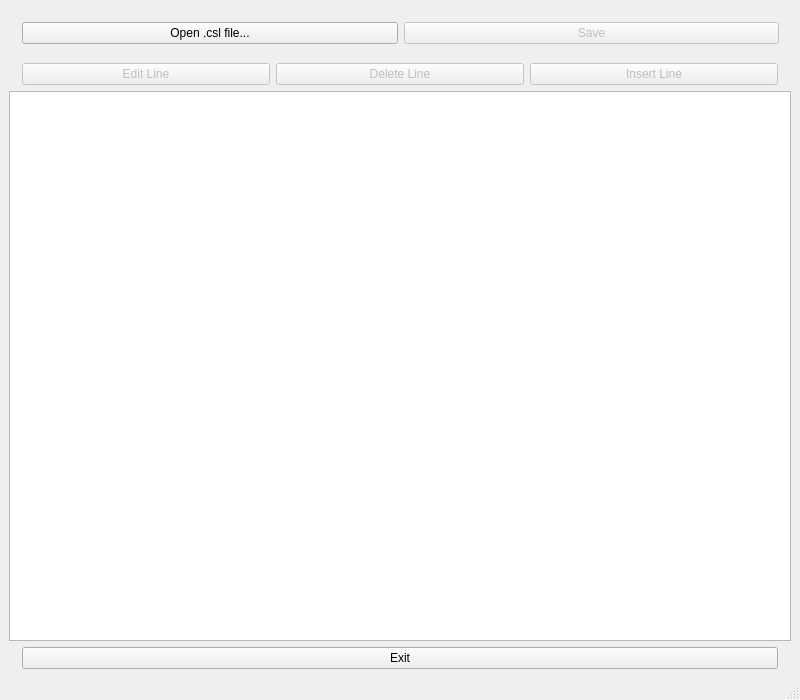
<?xml version="1.0" encoding="UTF-8"?>
<ui version="4.0">
 <class>MainWindow</class>
 <widget class="QMainWindow" name="MainWindow">
  <property name="geometry">
   <rect>
    <x>0</x>
    <y>0</y>
    <width>800</width>
    <height>700</height>
   </rect>
  </property>
  <property name="windowTitle">
   <string>Archive Editor 3.0</string>
  </property>
  <widget class="QWidget" name="centralwidget">
   <layout class="QVBoxLayout" name="verticalLayout">
    <item>
     <layout class="QHBoxLayout" name="horizontalLayout_2">
      <property name="leftMargin">
       <number>13</number>
      </property>
      <property name="topMargin">
       <number>13</number>
      </property>
      <property name="rightMargin">
       <number>12</number>
      </property>
      <property name="bottomMargin">
       <number>13</number>
      </property>
      <item>
       <widget class="QPushButton" name="pushButtonOpen">
        <property name="text">
         <string>Open .csl file...</string>
        </property>
        <property name="autoDefault">
         <bool>true</bool>
        </property>
        <property name="default">
         <bool>false</bool>
        </property>
       </widget>
      </item>
      <item>
       <widget class="QPushButton" name="pushButtonSave">
        <property name="enabled">
         <bool>false</bool>
        </property>
        <property name="text">
         <string>Save</string>
        </property>
       </widget>
      </item>
     </layout>
    </item>
    <item>
     <layout class="QHBoxLayout" name="horizontalLayout_3">
      <property name="leftMargin">
       <number>13</number>
      </property>
      <property name="rightMargin">
       <number>13</number>
      </property>
      <item>
       <widget class="QPushButton" name="pushButtonEdit">
        <property name="enabled">
         <bool>false</bool>
        </property>
        <property name="text">
         <string>Edit Line</string>
        </property>
        <property name="autoDefault">
         <bool>true</bool>
        </property>
       </widget>
      </item>
      <item>
       <widget class="QPushButton" name="pushButtonDelete">
        <property name="enabled">
         <bool>false</bool>
        </property>
        <property name="text">
         <string>Delete Line</string>
        </property>
       </widget>
      </item>
      <item>
       <widget class="QPushButton" name="pushButtonInsert">
        <property name="enabled">
         <bool>false</bool>
        </property>
        <property name="text">
         <string>Insert Line</string>
        </property>
       </widget>
      </item>
     </layout>
    </item>
    <item>
     <widget class="QListWidget" name="listWidget"/>
    </item>
    <item>
     <layout class="QHBoxLayout" name="horizontalLayout">
      <property name="leftMargin">
       <number>13</number>
      </property>
      <property name="rightMargin">
       <number>13</number>
      </property>
      <item>
       <widget class="QPushButton" name="pushButtonExit">
        <property name="text">
         <string>Exit</string>
        </property>
       </widget>
      </item>
     </layout>
    </item>
   </layout>
  </widget>
  <widget class="QMenuBar" name="menubar">
   <property name="geometry">
    <rect>
     <x>0</x>
     <y>0</y>
     <width>800</width>
     <height>43</height>
    </rect>
   </property>
  </widget>
  <widget class="QStatusBar" name="statusbar"/>
 </widget>
 <resources/>
 <connections>
  <connection>
   <sender>pushButtonExit</sender>
   <signal>clicked()</signal>
   <receiver>MainWindow</receiver>
   <slot>close()</slot>
   <hints>
    <hint type="sourcelabel">
     <x>615</x>
     <y>932</y>
    </hint>
    <hint type="destinationlabel">
     <x>615</x>
     <y>510</y>
    </hint>
   </hints>
  </connection>
 </connections>
</ui>
